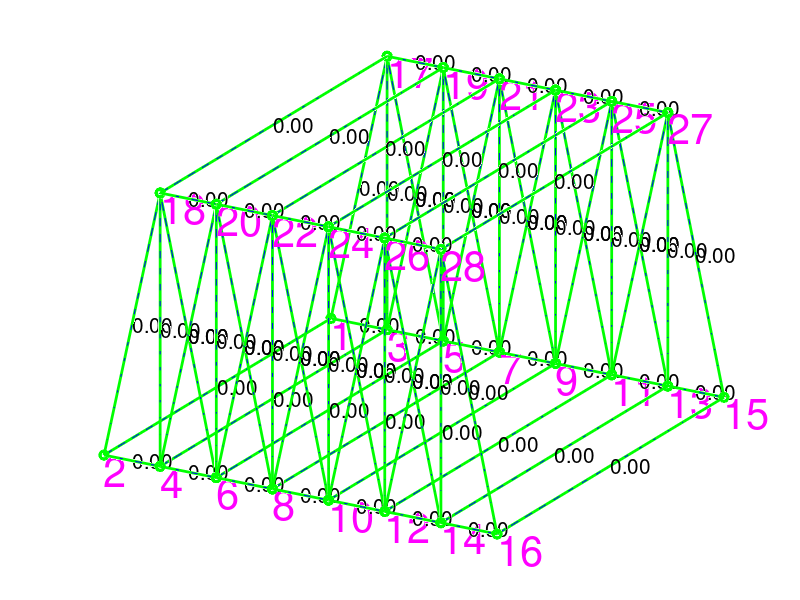
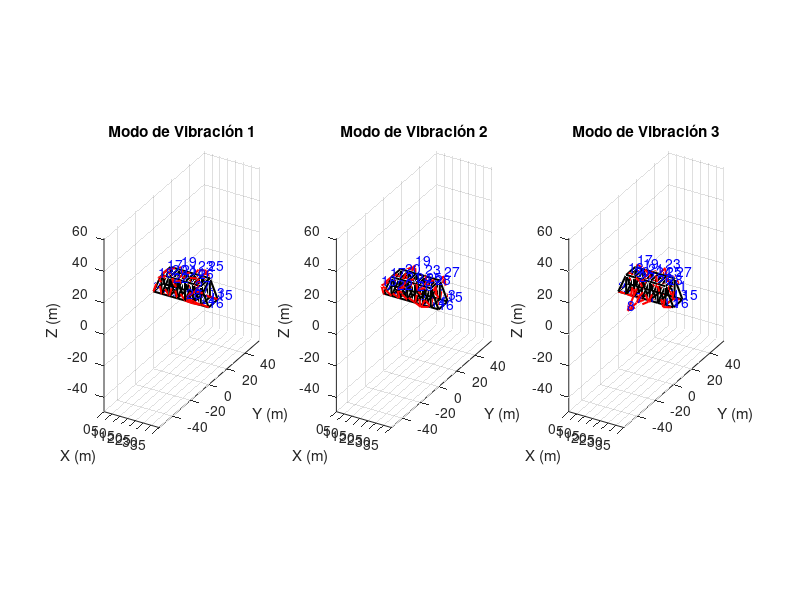

These figures' MATLAB source, in order:
% Por Alex Patiño Valle
clc;
clear;
clf;
format shortG;

% Entrada de coordenadas de los nudos (unidades en metros)
Entrada_Coordenadas = [
    1	0	10	0
2	0	0	0
3	5	10	0
4	5	0	0
5	10	10	0
6	10	0	0
7	15	10	0
8	15	0	0
9	20	10	0
10	20	0	0
11	25	10	0
12	25	0	0
13	30	10	0
14	30	0	0
15	35	10	0
16	35	0	0
17	5	10	12
18	5	0	12
19	10	10	12
20	10	0	12
21	15	10	12
22	15	0	12
23	20	10	12
24	20	0	12
25	25	10	12
26	25	0	12
27	30	10	12
28	30	0	12
];

% Entrada de conexiones entre los nudos (sin unidades, solo IDs de nudos)
Entrada_Conexion = [
    1	1	2
2	1	3
3	2	4
4	3	4
5	3	5
6	4	6
7	5	6
8	5	7
9	6	8
10	7	8
11	7	9
12	8	10
13	9	10
14	9	11
15	10	12
16	11	12
17	11	13
18	12	14
19	13	14
20	13	15
21	14	16
22	15	16
23	17	18
24	17	19
25	18	20
26	19	20
27	19	21
28	20	22
29	21	22
30	21	23
31	22	24
32	23	24
33	23	25
34	24	26
35	25	26
36	25	27
37	26	28
38	27	28
39	3	17
40	4	18
41	5	19
42	6	20
43	7	21
44	8	22
45	9	23
46	10	24
47	11	25
48	12	26
49	13	27
50	14	28
51	1	17
52	2	18
53	3	19
54	4	20
55	5	21
56	6	22
57	7	23
58	8	24
59	9	25
60	10	26
61	11	27
62	12	28
63	5	17
64	6	18
65	7	19
66	8	20
67	9	21
68	10	22
69	11	23
70	12	24
71	13	25
72	14	26
73	15	27
74	16	28
];

% Cargas puntuales aplicadas (unidades en Newtons)
Entrada_Cargas_Puntuales = [
    1 0 0 0 % Nodo 4: [ID, Carga X, Carga Y, Carga Z]
];

% Restricciones en los nudos (1 = restringido, 0 = libre)
Entrada_Restriguidos = [
    1	1	1	1
2	1	1	1
15	0	1	1
16	0	1	1
];

% Propiedades del material y secciones transversales
E = 2e7; % Módulo de elasticidad (Pa)
A = (10/100) * (10/100); % Área de sección transversal (m^2)
Entrada_Propiedades = [
    A * ones(length(Entrada_Conexion(:,1)),1), E * ones(length(Entrada_Conexion(:,1)),1)
    % [Área, Módulo de Elasticidad]
];

% Parámetros adicionales
Amplificador = 10; % Amplificación para visualizar deformaciones (sin unidades)
Graficar_Deformacion = 1; % Activar visualización de deformaciones (0 = No, 1 = Sí)


  % Código principal
  Total_Elementos = length(Entrada_Conexion(:,1));
  Total_Nudos = length(Entrada_Coordenadas(:,1));
  aux = Entrada_Cargas_Puntuales;
  Entrada_Cargas_Puntuales = [(1:Total_Nudos * 3)', zeros(Total_Nudos * 3, 1)];
  Entrada_Cargas_Puntuales(aux(:,1) * 3 - 2, 2) = aux(:,2);
  Entrada_Cargas_Puntuales(aux(:,1) * 3 - 1, 2) = aux(:,3);
  Entrada_Cargas_Puntuales(aux(:,1) * 3, 2) = aux(:,4);
  aux = Entrada_Restriguidos;
  Entrada_Restriguidos = [(1:Total_Nudos)', zeros(Total_Nudos, 3)];
  Entrada_Restriguidos(aux(:,1), 2:4) = aux(:,2:4);

  % Vector de grados de libertad restringidos
  k = 1;
  for i = 1:Total_Nudos
      if Entrada_Restriguidos(i,2) == 1
          Vector_Restringidos(k) = 3 * i - 2;
          k = k + 1;
      end
      if Entrada_Restriguidos(i,3) == 1
          Vector_Restringidos(k) = 3 * i - 1;
          k = k + 1;
      end
      if Entrada_Restriguidos(i,4) == 1
          Vector_Restringidos(k) = 3 * i;
          k = k + 1;
      end
  end

  Vector_Libres = (1:Total_Nudos * 3)';
  Vector_Libres(Vector_Restringidos) = [];

  % Cálculo de longitud y direcciones cosenoidales
  for i = 1:Total_Elementos
      Ni = Entrada_Conexion(i,2);
      Nf = Entrada_Conexion(i,3);
      xi = Entrada_Coordenadas(Ni,2); yi = Entrada_Coordenadas(Ni,3); zi = Entrada_Coordenadas(Ni,4);
      xf = Entrada_Coordenadas(Nf,2); yf = Entrada_Coordenadas(Nf,3); zf = Entrada_Coordenadas(Nf,4);
      Longitud(i) = sqrt((xf - xi)^2 + (yf - yi)^2 + (zf - zi)^2);
      calfa(i) = (xf - xi) / Longitud(i);
      cbeta(i) = (yf - yi) / Longitud(i);
      cganma(i) = (zf - zi) / Longitud(i);
      GDL_elemento(i,:) = [Ni*3-2, Ni*3-1, Ni*3, Nf*3-2, Nf*3-1, Nf*3];
  end

  Datos = [Longitud', calfa', cbeta', cganma'];

  % Ensamblaje de rigidez local y global
  for i = 1:Total_Elementos
      E = Entrada_Propiedades(i,2);
      A = Entrada_Propiedades(i,1);
      L = Datos(i,1);
      K_Local = E * A / L * [1 -1; -1 1];
      ca = Datos(i,2);
      cb = Datos(i,3);
      cg = Datos(i,4);
      B = [ca cb cg 0 0 0; 0 0 0 ca cb cg];
      K_Local_elemento(:,:,i) = K_Local;
      B_elemento(:,:,i) = B;
      K_Local_Global(:,:,i) = B' * K_Local * B;
  end

  % Ensamble de la matriz de rigidez global
  K_Global = zeros(Total_Nudos * 3, Total_Nudos * 3);
  for i = 1:Total_Elementos
      GDL = GDL_elemento(i,:);
      K_Global(GDL,GDL) = K_Global(GDL,GDL) + K_Local_Global(:,:,i);
  end

  % Reducción de matrices y cálculo de desplazamientos
  Fuerzas_Globales = Entrada_Cargas_Puntuales(:,2);
  Fuerzas_Globales_Reducidas = Fuerzas_Globales;
  K_Global_Reducido = K_Global;
  K_Global_Reducido(Vector_Restringidos,:) = [];
  K_Global_Reducido(:,Vector_Restringidos) = [];
  Fuerzas_Globales_Reducidas(Vector_Restringidos) = [];

  D_Global_Reducido = K_Global_Reducido \ Fuerzas_Globales_Reducidas;
  D_Global = zeros(Total_Nudos * 3,1);
  D_Global(Vector_Libres) = D_Global_Reducido;

  % Cálculo de las reacciones
  Reacciones = K_Global * D_Global - Fuerzas_Globales;

  % Cálculo de las fuerzas internas
  for i = 1:Total_Elementos
      D = D_Global(GDL_elemento(i,:));
      d = B_elemento(:,:,i) * D;
      f = K_Local_elemento(:,:,i) * d;
      Fuerzas_Internas(i) = f(2);
  end

  % Matriz de masa global
  Masa_Total = 100;
  Masa_Nodal = Masa_Total / Total_Nudos;
  M_Global = zeros(Total_Nudos * 3, Total_Nudos * 3);

  for i = 1:Total_Nudos
      M_Global(3 * i - 2, 3 * i - 2) = Masa_Nodal;
      M_Global(3 * i - 1, 3 * i - 1) = Masa_Nodal;
      M_Global(3 * i, 3 * i) = Masa_Nodal;
  end

  % Gráficos de la estructura y deformaciones
  hold on;
  for i = 1:Total_Elementos
      Ni = Entrada_Conexion(i,2);
      Nf = Entrada_Conexion(i,3);
      xi = Entrada_Coordenadas(Ni,2);
      yi = Entrada_Coordenadas(Ni,3);
      zi = Entrada_Coordenadas(Ni,4);
      xf = Entrada_Coordenadas(Nf,2);
      yf = Entrada_Coordenadas(Nf,3);
      zf = Entrada_Coordenadas(Nf,4);
      x = (xi + xf) / 2;
      y = (yi + yf) / 2;
      z = (zi + zf) / 2;
      if Fuerzas_Internas(i) > 0
          plot3([xi, xf], [yi, yf], [zi, zf], 'bo-', 'LineWidth', 2);
      elseif abs(Fuerzas_Internas(i)) < 0.001
          plot3([xi, xf], [yi, yf], [zi, zf], 'go-', 'LineWidth', 2);
      else
          plot3([xi, xf], [yi, yf], [zi, zf], 'ro-', 'LineWidth', 2);
      end
      text(x, y, z, num2str(Fuerzas_Internas(i), '%.2f'), 'FontSize', 15, 'color', 'k');
  end

  for i = 1:Total_Nudos
      x = Entrada_Coordenadas(i,2);
      y = Entrada_Coordenadas(i,3);
      z = Entrada_Coordenadas(i,4);
      text(x, y, z, num2str(i), 'FontSize', 30, 'Color', 'm', 'VerticalAlignment', 'top');
  end

  axis off;

  % Graficar la deformada si está activado
  if Graficar_Deformacion == 1
      Coordenadas_Corregido = Entrada_Coordenadas(:,2:4) + Amplificador * D_Global(1:3:end) * [1 0 0] + Amplificador * D_Global(2:3:end) * [0 1 0] + Amplificador * D_Global(3:3:end) * [0 0 1];
      for i = 1:Total_Elementos
          Ni = Entrada_Conexion(i,2);
          Nf = Entrada_Conexion(i,3);
          xi = Coordenadas_Corregido(Ni,1);
          yi = Coordenadas_Corregido(Ni,2);
          zi = Coordenadas_Corregido(Ni,3);
          xf = Coordenadas_Corregido(Nf,1);
          yf = Coordenadas_Corregido(Nf,2);
          zf = Coordenadas_Corregido(Nf,3);
          plot3([xi, xf], [yi, yf], [zi, zf], 'b--');
      end
  end

  hold off;
  view(30,30);


  % ANÁLISIS MODAL
  % El análisis modal requiere la solución del problema de valores propios: (K - ω^2 * M) * Φ = 0
  % Donde K es la matriz de rigidez global, M es la matriz de masa global, ω son las frecuencias angulares
  % (ω = 2*pi*f, donde f son las frecuencias naturales), y Φ son los modos de vibración.

  % Matrices reducidas (quitando grados de libertad restringidos)
  M_Global_Reducido = M_Global;
  M_Global_Reducido(Vector_Restringidos,:) = [];
  M_Global_Reducido(:,Vector_Restringidos) = [];

  % Solución del problema de valores propios (autovalores y autovectores)
  [Modos_Vibracion, Valores_Propios] = eig(K_Global_Reducido, M_Global_Reducido);

  % Frecuencias naturales (en radianes por segundo)
  Frecuencias_Naturales = sqrt(diag(Valores_Propios));

  % Convertir frecuencias a Hz (ciclos por segundo)
  Frecuencias_Hz = Frecuencias_Naturales / (2 * pi);

  % Mostrar las primeras 3 frecuencias naturales
  fprintf('Frecuencias Naturales (en Hz):\n');
  disp(Frecuencias_Hz(1:3));

  % Graficar los primeros 3 modos de vibración
  figure;
  for modo = 1:3
      % Desplazamientos de los nudos en el modo de vibración actual
      D_Modo = zeros(Total_Nudos * 3, 1);
      D_Modo(Vector_Libres) = Modos_Vibracion(:, modo);

      % Amplificación para visualizar mejor
      Amplificador_Modo = 50;
      Coordenadas_Deformadas_Modo = Entrada_Coordenadas(:, 2:4) + Amplificador_Modo * D_Modo(1:3:end) * [1 0 0] + Amplificador_Modo * D_Modo(2:3:end) * [0 1 0] + Amplificador_Modo * D_Modo(3:3:end) * [0 0 1];

      subplot(1,3,modo);
      hold on;

      % Graficar la estructura no deformada
      for i = 1:Total_Elementos
          Ni = Entrada_Conexion(i,2);
          Nf = Entrada_Conexion(i,3);
          xi = Entrada_Coordenadas(Ni,2); yi = Entrada_Coordenadas(Ni,3); zi = Entrada_Coordenadas(Ni,4);
          xf = Entrada_Coordenadas(Nf,2); yf = Entrada_Coordenadas(Nf,3); zf = Entrada_Coordenadas(Nf,4);
          plot3([xi xf], [yi yf], [zi zf], 'k-', 'LineWidth', 1.5);
      end

      % Graficar la estructura deformada (modo de vibración)
      for i = 1:Total_Elementos
          Ni = Entrada_Conexion(i,2);
          Nf = Entrada_Conexion(i,3);
          xi = Coordenadas_Deformadas_Modo(Ni,1);
          yi = Coordenadas_Deformadas_Modo(Ni,2);
          zi = Coordenadas_Deformadas_Modo(Ni,3);
          xf = Coordenadas_Deformadas_Modo(Nf,1);
          yf = Coordenadas_Deformadas_Modo(Nf,2);
          zf = Coordenadas_Deformadas_Modo(Nf,3);
          plot3([xi xf], [yi yf], [zi zf], 'r--', 'LineWidth', 1.5);
      end

      % Etiquetas de los nudos
      for i = 1:Total_Nudos
          x = Coordenadas_Deformadas_Modo(i,1);
          y = Coordenadas_Deformadas_Modo(i,2);
          z = Coordenadas_Deformadas_Modo(i,3);
          text(x, y, z, num2str(i), 'FontSize', 10, 'Color', 'b', 'VerticalAlignment', 'bottom');
      end

      % Configuración de la gráfica
      title(['Modo de Vibración ', num2str(modo)]);
      xlabel('X (m)');
      ylabel('Y (m)');
      zlabel('Z (m)');
      grid on;
      axis equal;
      view(30, 30);
      hold off;
  end

